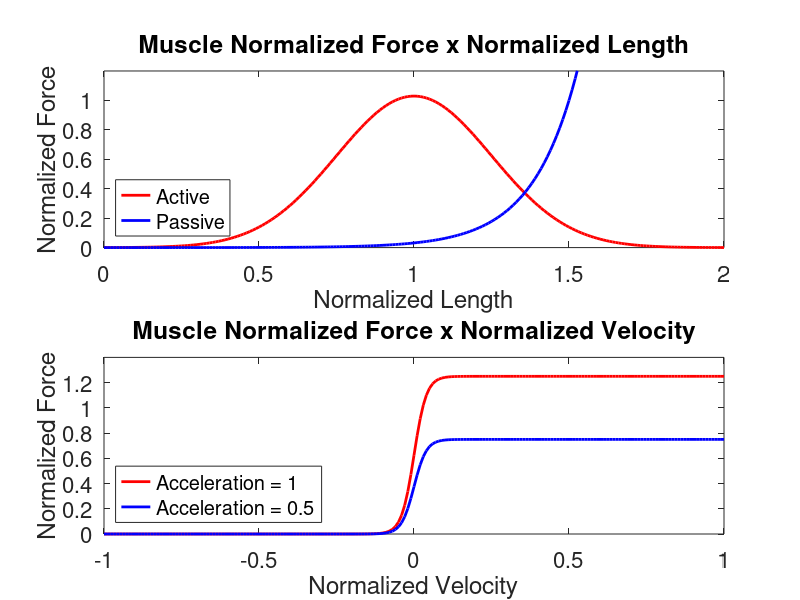

Write the MATLAB code that produced this figure.
clear all
close all
clc


subplot(2,1,1);
x = 0:0.01:2;
y = normpdf(x,1,.25)/1.55;
plot(x,y,'r','LineWidth',2)
hold on
plot(x, 1000.^(x-1.5),'b','LineWidth',2)
title('Muscle Normalized Force x Normalized Length')
legend('Active','Passive','Location','southwest')
xlabel('Normalized Length')
ylabel('Normalized Force')
axis([0 inf 0 1.2]);
set(gca,'FontSize',16)

subplot(2,1,2);
x = -1:0.01:1;
y = sigmf(x,[50 0])*1.25;
plot(x,y,'r','LineWidth',2)
hold on
y = sigmf(x,[50 0])*.75;
plot(x, y,'b','LineWidth',2)
title('Muscle Normalized Force x Normalized Velocity')
legend('Acceleration = 1','Acceleration = 0.5','Location','southwest')
xlabel('Normalized Velocity')
ylabel('Normalized Force')
axis([-1 1 0 1.4]);
set(gca,'FontSize',16)


